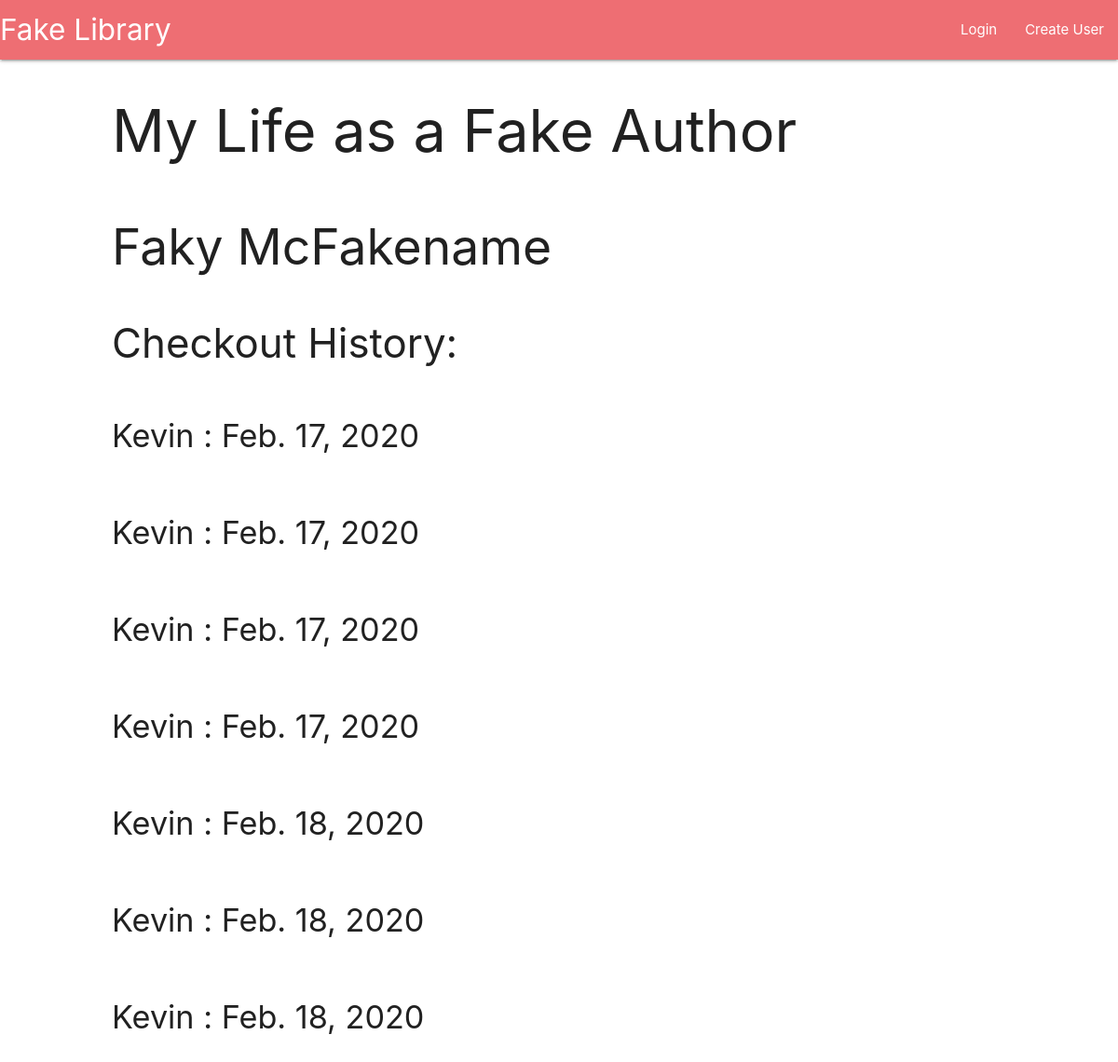
Page /library/bookinfo/1/ on the committed database.
### library/models.py (models this page shows, shortened)
class Books(models.Model):
    title=models.CharField(max_length=50)
    publish_date=models.DateTimeField()
    author=models.ForeignKey(Author, on_delete=models.PROTECT)
    checked_out=models.BooleanField()
    checked_out_by=models.ForeignKey(User, models.SET_NULL, blank=True, null=True)
    def __str__(self):
        return self.title

class Author(models.Model):
    author=models.CharField(max_length=30)

class Book_checkout(models.Model):
    checked_out_by=models.ForeignKey(User, models.SET_NULL, blank=True, null=True)
    book=models.ForeignKey(Books, on_delete=models.PROTECT, related_name= 'records')
    checkout_date=models.DateField()
    checkin_date=models.DateField(blank=True, null=True)

### library/views.py (the view)
# urls.py: path('bookinfo/<int:bookid>/', views.bookinfo, name='bookinfo')
def bookinfo(request, bookid):
    print("Here's your nerd stuff, nerd")
    book = Books.objects.get(id=bookid)
    records = list(book.records.all())
    author = Author.objects.all()
    context = {
        'book':book,
        'records':records,
        'author':author,
    }
    return render(request, 'library/bookinfo.html', context)

### library/templates/library/bookinfo.html
{% extends 'library/base.html'%}
{% block content %}
<div class="bookinfo">
<h1>{{book}}</h1>
<h2>{{book.author.author}}</h2>
<h3>Checkout History:</h3>
{% for record in records %}
<ul>
    <li>
        <h4>{{record.checked_out_by}} : {{record.checkout_date}}</h4>
    </li>
</ul>
{% endfor %}
</div>
{% endblock %}

### library/templates/library/base.html (style rules this page uses)
.bookinfo { max-width: 80vw; display: flex; flex-direction: column; margin: 0 auto; }

### rows in the picture
Books: title "My Life as a Fake Author", author.author "Faky McFakename"
Book_checkout: checked_out_by "Kevin", checkout_date "Feb. 17, 2020"
Book_checkout: checked_out_by "Kevin", checkout_date "Feb. 17, 2020"
Book_checkout: checked_out_by "Kevin", checkout_date "Feb. 17, 2020"
Book_checkout: checked_out_by "Kevin", checkout_date "Feb. 17, 2020"
Book_checkout: checked_out_by "Kevin", checkout_date "Feb. 18, 2020"
Book_checkout: checked_out_by "Kevin", checkout_date "Feb. 18, 2020"
Book_checkout: checked_out_by "Kevin", checkout_date "Feb. 18, 2020"
